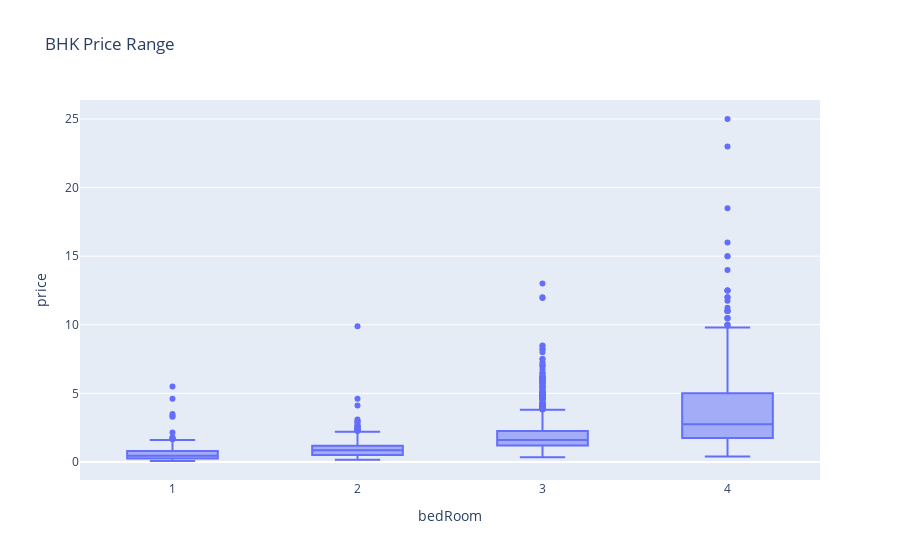

Notebook code for this chart:
### Code cell
temp_df = df[df['bedRoom'] <= 4]
# Create side-by-side boxplots of the total bill amounts by day
fig = px.box(temp_df, x='bedRoom', y='price', title='BHK Price Range')

# Show the plot
fig.show()

### Figure 1 — Plotly figure (JSON) as saved in the notebook; plotly's stock layout.template omitted (floating-point values rounded to 4 significant figures; data arrays with more than 128 entries replaced by an {"elided": "..."} marker saying what was removed)
{"data": [{"alignmentgroup": "True", "hovertemplate": "bedRoom=%{x}<br>price=%{y}<extra></extra>", "legendgroup": "", "marker": {"color": "#636efa"}, "name": "", "notched": false, "offsetgroup": "", "orientation": "v", "showlegend": false, "type": "box", "x": {"elided": "3190 int values"}, "x0": " ", "xaxis": "x", "y": {"elided": "3190 float values"}, "y0": " ", "yaxis": "y"}], "layout": {"boxmode": "group", "legend": {"tracegroupgap": 0}, "title": {"text": "BHK Price Range"}, "xaxis": {"anchor": "y", "domain": [0, 1], "title": {"text": "bedRoom"}}, "yaxis": {"anchor": "x", "domain": [0, 1], "title": {"text": "price"}}}}
